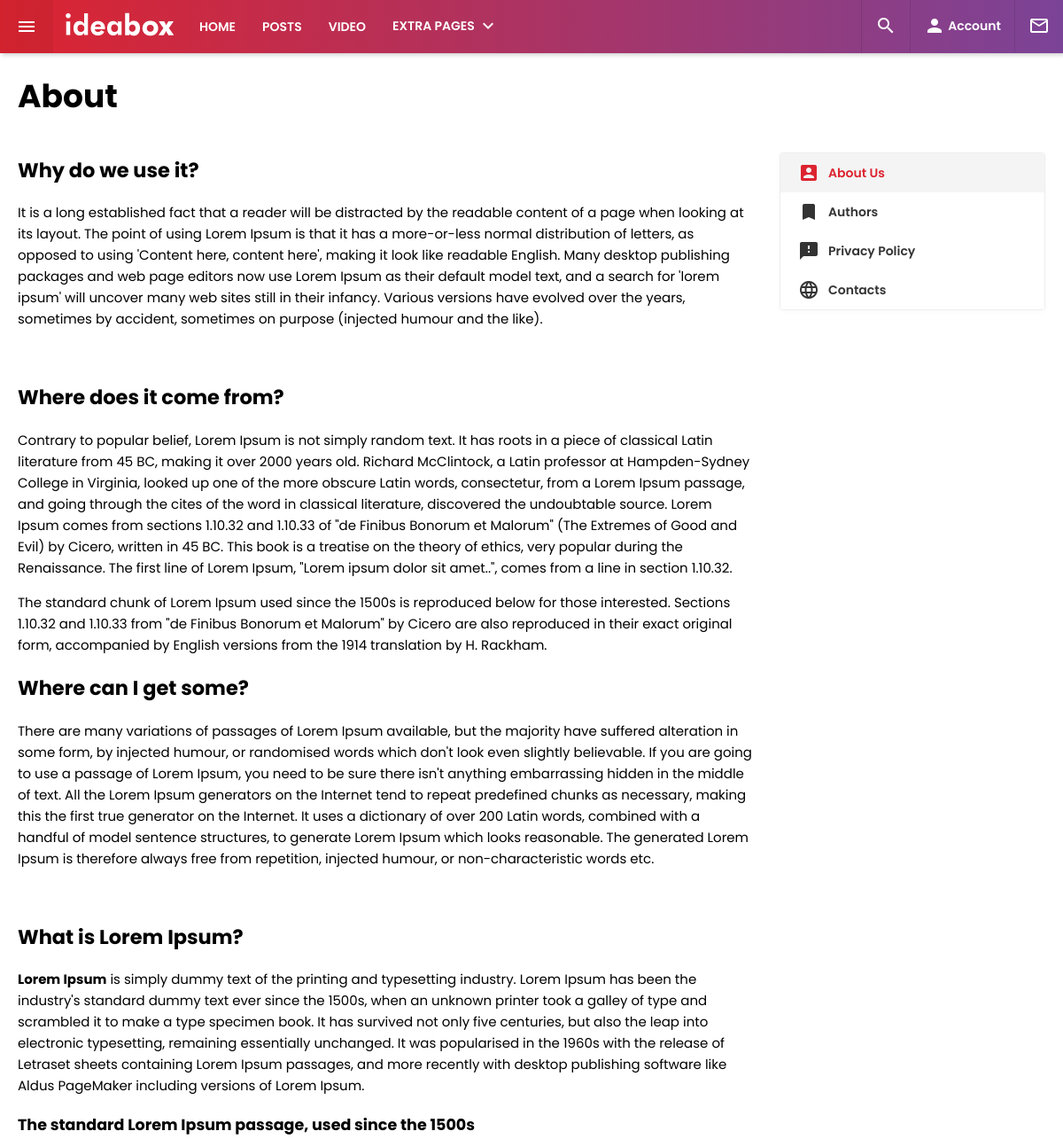
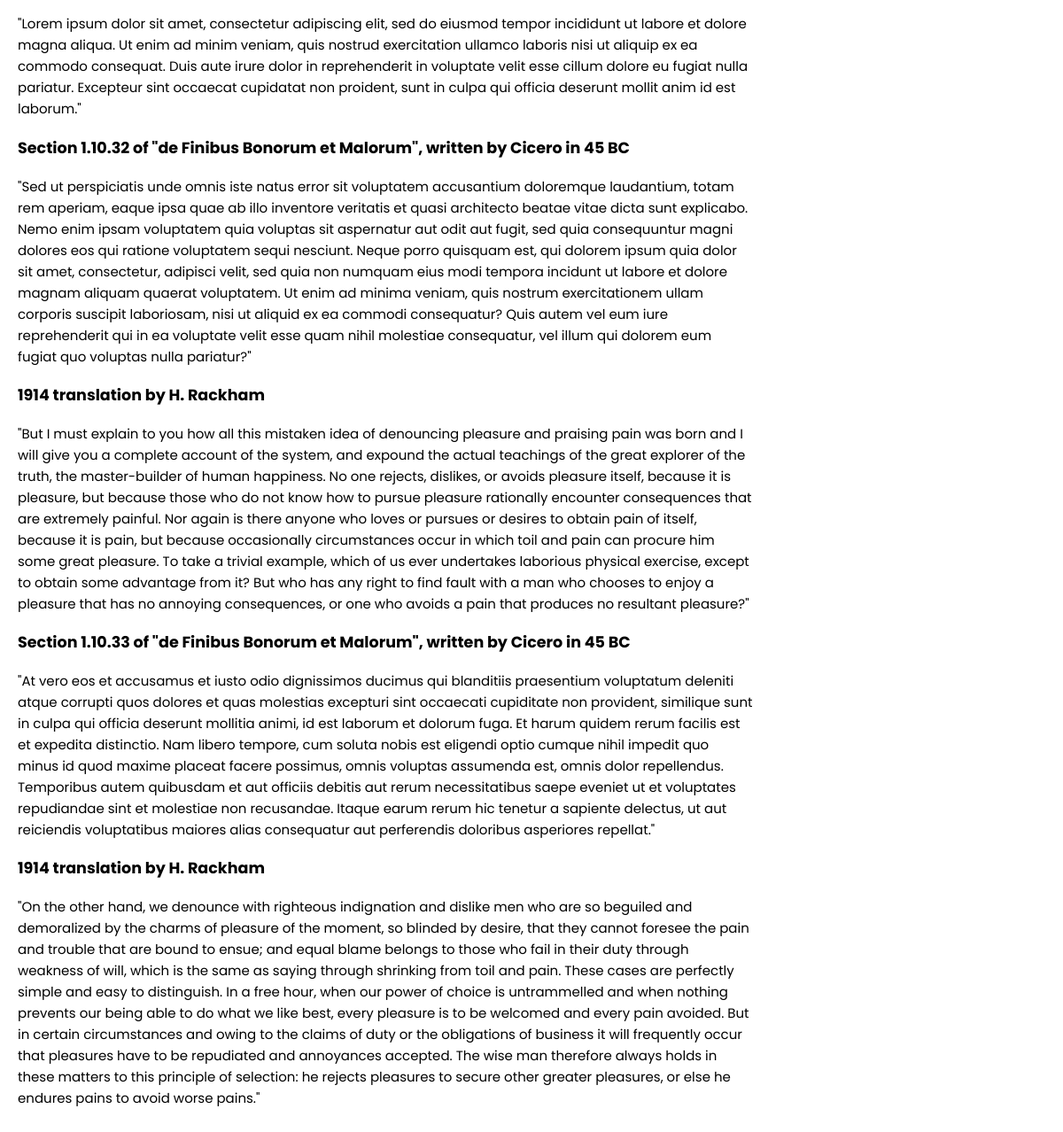
The app's page /pages/about-us with its own data (2 pictures, top to bottom).
### mainblog/models.py (models this page shows)
class Extrapages(models.Model):
    titel=models.CharField(max_length=300)
    slug=models.CharField(max_length=200,default="")
    content=RichTextField()
    def __str__(self):
        return self.titel

### mainblog/views.py (the view)
# urls.py: path('pages/<slug:pname>', views.about, name="About Us Pages")
def about(request,pname):
    about=Extrapages.objects.filter(slug=pname)
    print(about)
    data={"about":about}
    return render(request,"mainblog/about-us.html",data)

### mainblog/templates/mainblog/about-us.html (shortened to what this page needs)
{% extends "mainblog/layout.html" %}
{% block body %}
	<main class="main-container">
		<section class="main-content extra-pages">
			<div class="main-content-wrapper add-to-margin">
				<div class="content-body">
					<article class="article-wrapper">
						<div class="article-content">
							{% for about in about %}
							 <h1 class="extra-title"> {{about.titel}}</h1>
							{% endfor %}
							<div class="article-inner">
								  {% autoescape off %}
								 {% for about in about %}
								 {{about.content}}
								 {% endfor %}
								 {% endautoescape %}
							</div>
						</div>
					</article>
				</div>
				<div class="content-sidebar">
					<div class="sidebar_inner">
						<div class="sidebar-spacer"></div>
						<div class="sidebar-button-group">
							<a href="about-us.html" class="sidebar-buttons material-button active"><i class="material-icons">&#xE851;</i><span class="btn-label">About Us</span></a>
							<a href="authors.html" class="sidebar-buttons material-button"><i class="material-icons">&#xE866;</i><span class="btn-label">Authors</span></a>
							<a href="privacy-policy.html" class="sidebar-buttons material-button"><i class="material-icons">&#xE87F;</i><span class="btn-label">Privacy Policy</span></a>
							<a href="contact.html" class="sidebar-buttons material-button"><i class="material-icons">&#xE894;</i><span class="btn-label">Contacts</span></a>
						</div>
					</div>
				</div>
			</div>
		</section>
	</main>
	 	{% endblock %}

### mainblog/static/mainblog/css/main-style.css (style rules this page uses)
*, *:before, *:after { box-sizing: border-box; }
html { font-family:sans-serif;-ms-text-size-adjust:100%;-webkit-text-size-adjust:100% }
body { margin:0; }
figcaption, menu,article,aside,details,figure,footer,header,main,nav,section,summary { display:block }
b,strong { font-weight:bolder }
h1,h2,h3,h4,h5,h6 { font-weight: 700; }
body { font-family: 'Poppins', sans-serif; font-weight: 400; font-size: 15px; line-height: 1.5; }
.main-container { width: 100%; margin-top: 60px; }
.main-content { max-width: 1200px; width: 100%; margin: 30px auto; line-height: 1.6; }
.main-content-wrapper { margin: 0 20px; position: relative; }
.main-content-wrapper.add-to-margin { top: 20px; }
.content-body { margin-right: 330px; position: relative; }
.main-content.extra-pages .article-inner { margin-left: 0; }
.extra-title { font-size: 36px; }
.article-wrapper { position: relative; margin-bottom: 30px; padding-bottom: 40px; background-size: 6px; background-repeat: repeat-x; background-position: left bottom; }
.article-content { position: relative; }
.article-inner { margin-left: 80px; margin-bottom: 30px; }
.content-sidebar { width: 300px; position: absolute; right: 0; top: 0; }
.sidebar_inner { width: 300px; }
.material-button { position: relative; overflow: hidden; }
.sidebar-spacer { height: 92px; }
.sidebar-button-group { border: 1px solid #eee; border-radius: 4px; box-shadow: 0 1px 6px rgba(0,0,0,.03); overflow: hidden; }
.sidebar-buttons { display: block; width: 100%; padding: 10px 20px; background: #fff; overflow: hidden; font-size: 14px; color: #333; font-weight: 600; }
.sidebar-buttons.active { color: #dc2430; background-color: #f4f4f4; }
.sidebar-buttons i { float: left; margin-right: 10px; }
.sidebar-buttons .btn-label { position: relative; line-height: 24px; display: inline-block; float: left; }

### records on screen
Extrapages: titel "About", content "Why do we use it? It is a long established fact that a reader will be distracted by the readable content of a page when looking at its layout. The point of using Lorem Ipsum is that it has a more-or-less normal distribution of letters, as opposed to using 'Content here, content here', making it look like readable English. Many desktop publishing packages and web page editors now use Lorem Ipsum as their default model text, and a search for 'lorem ipsum' will uncover many web sites still in their infancy. Various versions have evolved over the years, sometimes by accident, sometimes on purpose (injected humour and the like). Where does it come from? Contrary to popular belief, Lorem Ipsum is…"
